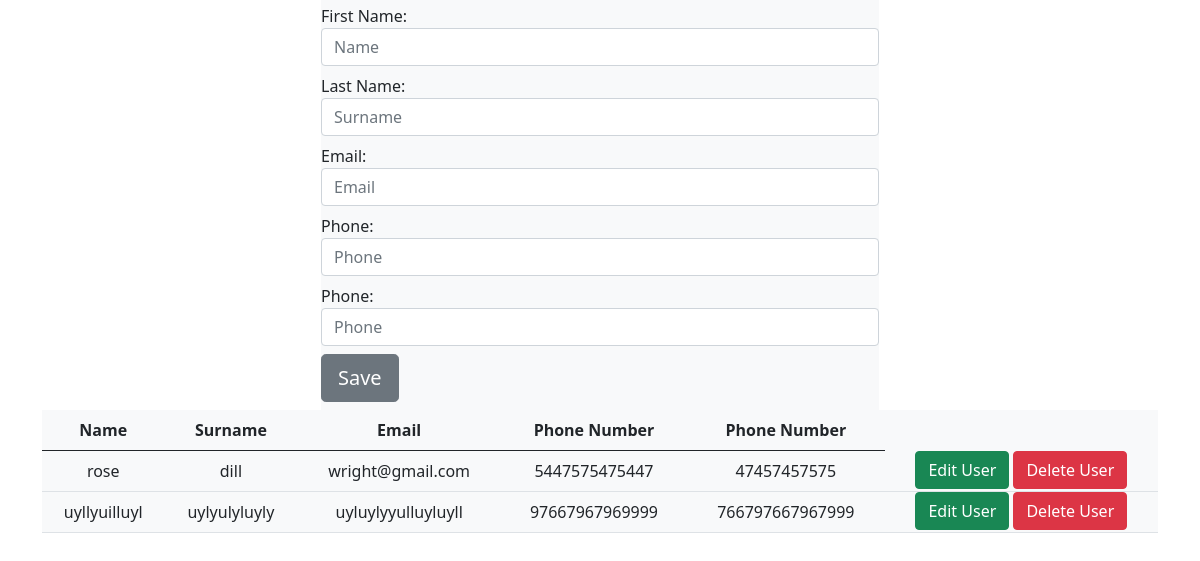
Before: / with the older database file.
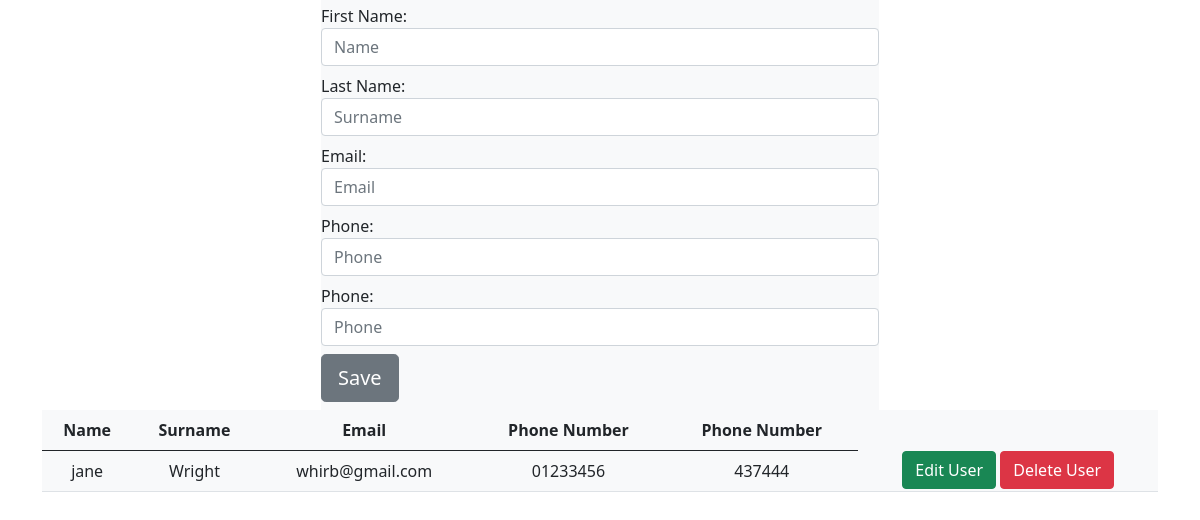
After: the same page with the newer database file.
### app.py (models this page shows)
class People(db.Model):
    id = db.Column(db.Integer(), primary_key=True)
    name = db.Column(db.String(length=30), nullable=False)
    surname = db.Column(db.String(length=30), nullable=False)
    email_address = db.Column(db.String(length=50),
                              nullable=False, unique=True)

class Phones(db.Model):
    id = db.Column(db.Integer(), primary_key=True)
    phone_number = db.Column(db.String(length=14), nullable=True)
    phone_number1 = db.Column(db.String(length=14), nullable=True)
    person_id = db.Column(db.Integer(), db.ForeignKey('people.id'))

### app.py (the view, shortened to what this page needs)
@app.route('/', methods=['POST', 'GET'])
def homepage():
    all_users = db.session.query(People, Phones).join(
        Phones).filter().order_by(People.name).all()
    form = Create_User()
    return render_template('home.html', all_users=all_users, form=form)

### app.py
class Create_User(FlaskForm):
    name = StringField(label='First Name:', validators=[DataRequired()])
    surname = StringField(label='Last Name:', validators=[DataRequired()])
    email = StringField(label='Email:', validators=[DataRequired()])
    phone = StringField(label='Phone:', validators=[DataRequired()])
    phone1 = StringField(label='Phone:', validators=[DataRequired()])
    submit = SubmitField(label='Save', validators=[DataRequired()])

### templates/home.html
{% extends 'base.html' %} {% block title %} Blueprint Fabric {% endblock %} {%
block content %}
<div class="container">
  <div class="row">
    <div class="col-12">
      <div style="padding: 0px 25%">
        <form action="" class="form bg-light" method="post">
          {{ form.hidden_tag() }} {{ form.name.label(class="mb-0 mt-1") }}
          {{form.name(class="form-control",placeholder="Name") }} {{
          form.surname.label(class="mb-0 mt-2") }} {{
          form.surname(class="form-control",placeholder="Surname") }} {{
          form.email.label(class="mb-0 mt-2") }}
          {{form.email(class="form-control ",placeholder="Email") }} {{
          form.phone.label(class="mb-0 mt-2") }}
          {{form.phone(class="form-control ",placeholder="Phone") }} {{
          form.phone1.label(class="mb-0 mt-2") }}
          {{form.phone1(class="form-control ",placeholder="Phone") }} {{
          form.submit(class="btn mt-2 mb-2 btn-lg btn-secondary")}}
        </form>
      </div>
      <table class="table bg-light text-center">
        <thead>
          <tr>
            <th scope="col-1">Name</th>
            <th scope="col-1">Surname</th>
            <th scope="col-1">Email</th>
            <th scope="col-1">Phone Number</th>
            <th scope="col-1">Phone Number</th>
          </tr>
        </thead>
        <tbody>
          {% for user in all_users %}
          <tr>
            <td>{{user[0].name}}</td>
            <td>{{user[0].surname}}</td>
            <td>{{user[0].email_address}}</td>
            <td>{{user[1].phone_number}}</td>
            <td>{{user[1].phone_number1}}</td>
            <td class="p-0 m-0">
              <a
                class="btn btn-success"
                href="{{url_for('edit_number', id=user[0].id)}}"
                >Edit User</a
              >
              <a
                class="btn btn-danger m-0"
                href="{{url_for('delete_row', id=user[0].id)}}"
                >Delete User</a
              >
            </td>
          </tr>
          {% endfor %}
        </tbody>
      </table>
    </div>
  </div>
</div>
{% endblock %}

### templates/base.html (shortened to what this page needs)
<!DOCTYPE html>
<html lang="en">
<head>
    <link href="https://cdn.jsdelivr.net/npm/bootstrap@5.0.2/dist/css/bootstrap.min.css" rel="stylesheet">
    <link
      rel="stylesheet"
      href="{{url_for('static', filename='/style.css')}}"
    />
</head>
<body>
{% block content %} {% endblock %}
</body>
</html>

Changed rows visible on the page:
removed People: name "uyllyuilluyl", surname "uylyulyluyly", email_address "uyluylyyulluyluyll", phone_number "97667967969999", phone_number1 "766797667967999"
changed People: name "rose" → "jane"; surname "dill" → "Wright"; email_address "wright@gmail.com" → "whirb@gmail.com"; phone_number "5447575475447" → "01233456"; phone_number1 "47457457575" → "437444"
